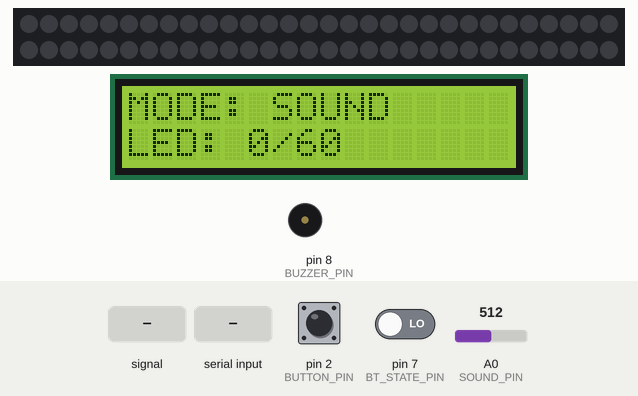
A sketch run on a simulated Arduino Uno, built with avr-gcc and run on an emulated ATmega328P. Shown: 60 RGB LEDs in strip order, left to right, continuing on the next row, 16×2 character LCD, buzzer (waves = sounding, pin HIGH). The inputs (shaded band) are chosen by the test bench; at power-on: A0 (SOUND_PIN) = 512, pin 2 (BUTTON_PIN) HIGH, pin 7 (BT_STATE_PIN) LOW. Dim RGB values are drawn brighter than linear.

Above: at 2.2 s.
2.3 s: A0 (SOUND_PIN) fed a 2 Hz sine of ±306 counts around its level
At 3.24 s:
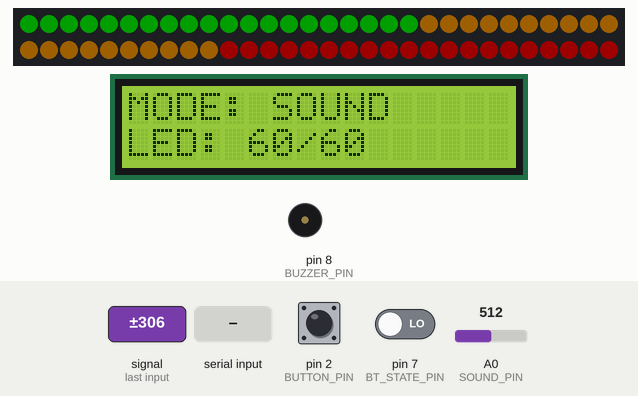
4.5 s: A0 (SOUND_PIN) set to 716
At 5.3 s:
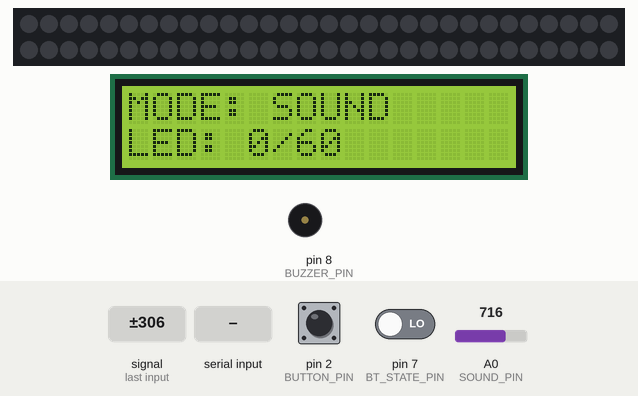
6.3 s: "A\n" received over the second serial link
At 6.54 s:
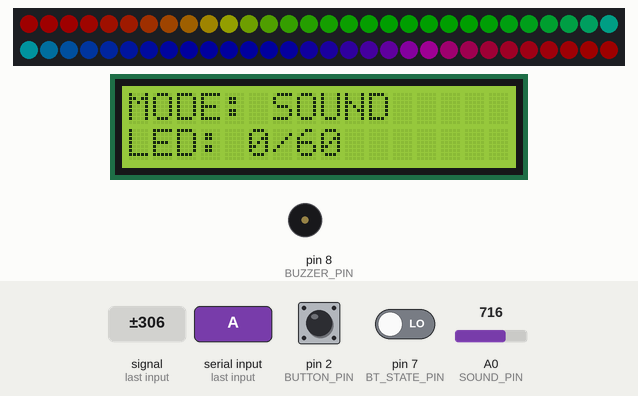
8.1 s: pin 2 (BUTTON_PIN) pulled LOW for 1 s
At 8.32 s:
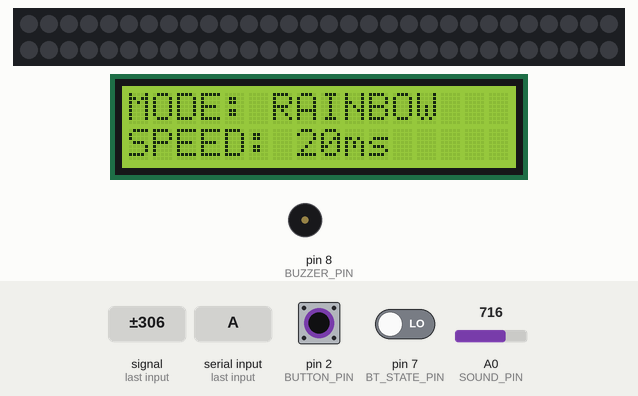
10.6 s: pin 2 (BUTTON_PIN) pulled LOW for 0.15 s
At 11.6 s:
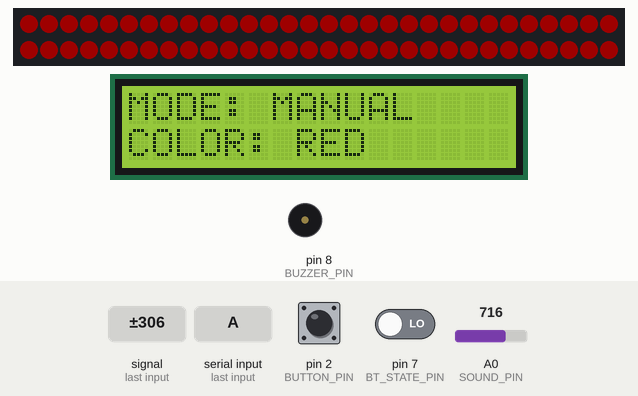
12.4 s: "K\n" received over the second serial link
At 13.3 s:
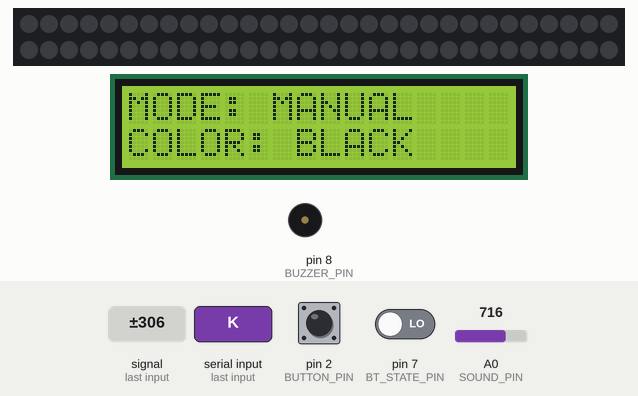
Timing chart, 0 to 14.9 s (numbered marks = the images above; inputs shaded):
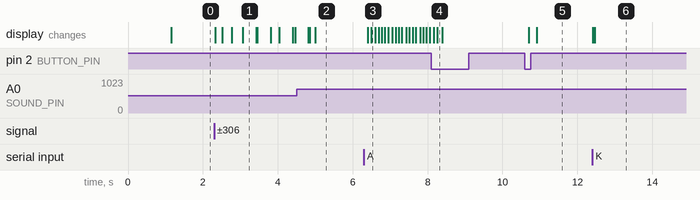

The sketch:

BCRGBLS.ino
```cpp
#include <Adafruit_NeoPixel.h>
#include <SoftwareSerial.h>
#include <Wire.h>
#include <LiquidCrystal_I2C.h>
#include <string.h>
#include <ctype.h>

// CÁC CHÂN ĐANG CẮM TRÊN ARDUINO
#define LED_PIN 11
#define SOUND_PIN A0
#define POT_PIN A1
#define BUTTON_PIN 2
#define BUZZER_PIN 8
#define BT_STATE_PIN 7
#define LED_COUNT 60

Adafruit_NeoPixel strip(LED_COUNT, LED_PIN, NEO_GRB + NEO_KHZ800);
SoftwareSerial bluetooth(10, 9); // D10 nhận từ HC-05 TXD, D9 gửi qua mạch chia áp đến RXD
LiquidCrystal_I2C lcd(0x27, 16, 2);

// 0 = nhảy theo nhạc; 1 = chọn màu; 2 = cầu vồng
int mode = 0;
bool ledOn = true;
bool potOn = false; // Ban đầu chỉ điều khiển màu bằng điện thoại

int soundPower = 5;
int noiseLimit = 6;
int soundLevel = 0;
int ledCount = 0;
uint32_t myColor;
const char* colorName = "RED"; //màu mặc định là đỏ

unsigned long rainbowSpeed = 20; // Số càng nhỏ thì màu chạy càng nhanh
uint16_t rainbowColor = 0;
unsigned long lastRainbow = 0;
unsigned long lastPotTime = 0;
unsigned long lastLcdTime = 0;
unsigned long lastLedTime = 0;
int lastPot = -1;

// Nhớ trạng thái nút để mỗi lần nhấn chỉ đổi một chế độ
bool lastButton = HIGH;
bool buttonState = HIGH;
unsigned long lastButtonTime = 0;

// Nhớ trạng thái kết nối Bluetooth
bool lastBtRead = LOW;
bool btConnected = false;
unsigned long lastBtTime = 0;

// Nhớ các chữ do điện thoại gửi (ví dụ: PU, BL, WW)
char command[16];
byte commandSize = 0;
unsigned long lastCharTime = 0;

// Hai tiếng bíp khi điện thoại kết nối
byte beepStep = 0;
unsigned long lastBeepTime = 0;

// LẤY TÊN CHẾ ĐỘ
const char* getMode() {
  if (mode == 0) return "SOUND";
  if (mode == 1) return "MANUAL";
  return "RAINBOW";
}

// GỬI CHẾ ĐỘ HIỆN TẠI VỀ ĐIỆN THOẠI
void sendMode() {
  bluetooth.print("MODE:");
  bluetooth.println(getMode());
}

// CHUYỂN CHẾ ĐỘ
void setMode(int newMode) {
  mode = newMode;
  potOn = false; // Chuyen che do se ngung dieu khien bang chiet ap
  ledOn = true;
  soundLevel = 0;
  ledCount = 0;
  strip.clear();
  strip.show();
  sendMode();
}

// ĐỔI MÀU BẰNG ĐIỆN THOẠI
void setColor(int red, int green, int blue, const char* name) {
  potOn = false; // Không để chiết áp tự đổi màu đã chọn trên điện thoại
  setMode(1);
  myColor = strip.Color(red, green, blue);
  colorName = name;
  bluetooth.print("COLOR:");
  bluetooth.println(colorName);
}

// XỬ LÝ LỆNH ĐIỆN THOẠI GỬI XUỐNG
void doCommand(const char* text) {
  switch (strlen(text)) {
    case 1: // LỆNH MỘT CHỮ
      switch (text[0]) {
        case 'S': setMode(0); break;
        case 'M': setMode(1); break;
        case 'A': setMode(2); break;
        case 'R': setColor(255, 0, 0, "RED"); break;
        case 'G': setColor(0, 255, 0, "GREEN"); break;
        case 'B': setColor(0, 0, 255, "BLUE"); break;
        case 'Y': setColor(255, 255, 0, "YELLOW"); break;
        case 'W': setColor(255, 255, 255, "WHITE"); break;
        case 'K': setColor(0, 0, 0, "BLACK"); break;
        case 'O':
          ledOn = false;
          bluetooth.println("LED:OFF");
          break;
        case 'N':
          ledOn = true;
          bluetooth.println("LED:ON");
          break;
        case 'P':
          setMode(1);
          potOn = true;  // Bật chiết áp để chọn màu bằng P trên điện thoại
          lastPot = -1;
          bluetooth.println("POT:ON");
          break;
        case 'Q':
          potOn = false;
          bluetooth.println("POT:OFF");
          break;
        case '+':
          if (rainbowSpeed > 5) rainbowSpeed -= 5;
          bluetooth.print("RAINBOW_SPEED:");
          bluetooth.println(rainbowSpeed);
          break;
        case '-':
          if (rainbowSpeed < 100) rainbowSpeed += 5;
          bluetooth.print("RAINBOW_SPEED:");
          bluetooth.println(rainbowSpeed);
          break;
        case '?':
          sendMode();
          bluetooth.print("COLOR:"); bluetooth.println(colorName);
          bluetooth.print("POT:"); bluetooth.println(potOn ? "ON" : "OFF");
          bluetooth.print("LED:"); bluetooth.println(ledOn ? "ON" : "OFF");
          break;
        default:
          bluetooth.println("UNKNOWN COMMAND");
          break;
      }
      break;

    case 2: // LỆNH HAI CHỮ
      switch (text[0]) {
        case 'P':
          switch (text[1]) {
            case 'U': setColor(128, 0, 255, "PURPLE"); break;
            case 'K': setColor(255, 105, 180, "PINK"); break;
            default: bluetooth.println("UNKNOWN COMMAND"); break;
          }
          break;
        case 'O':
          switch (text[1]) {
            case 'R': setColor(255, 128, 0, "ORANGE"); break;
            default: bluetooth.println("UNKNOWN COMMAND"); break;
          }
          break;
        case 'C':
          switch (text[1]) {
            case 'Y': setColor(0, 255, 255, "CYAN"); break;
            default: bluetooth.println("UNKNOWN COMMAND"); break;
          }
          break;
        case 'M':
          switch (text[1]) {
            case 'G': setColor(255, 0, 255, "MAGENTA"); break;
            default: bluetooth.println("UNKNOWN COMMAND"); break;
          }
          break;
        case 'W':
          switch (text[1]) {
            case 'W': setColor(255, 180, 90, "WARM"); break;
            default: bluetooth.println("UNKNOWN COMMAND"); break;
          }
          break;
        case 'B':
          switch (text[1]) {
            case 'L': setColor(0, 0, 0, "BLACK"); break;
            default: bluetooth.println("UNKNOWN COMMAND"); break;
          }
          break;
        default:
          bluetooth.println("UNKNOWN COMMAND");
          break;
      }
      break;

    default:
      bluetooth.println("UNKNOWN COMMAND");
      break;
  }
}

// NHẬN LỆNH BLUETOOTH, CẢ LỆNH HAI CHỮ
void readBluetooth() {
  while (bluetooth.available()) {
    char letter = bluetooth.read();
    if (letter == '\n' || letter == '\r') {
      if (commandSize > 0) {
        command[commandSize] = '\0';
        doCommand(command);
        commandSize = 0;
      }
    }
    else if (commandSize < sizeof(command) - 1) {
      command[commandSize++] = toupper((unsigned char)letter);
      lastCharTime = millis();
    }
    else commandSize = 0;
  }

  // nếu quá 150ms mà không có ký tự mới thì coi như lệnh đã xong
  if (commandSize > 0 && millis() - lastCharTime >= 150) {
    command[commandSize] = '\0';
    doCommand(command);
    commandSize = 0;
  }
}

// NHẤN NÚT D2 ĐỂ CHUYỂN BA CHẾ ĐỘ
void readButton() {
  bool button = digitalRead(BUTTON_PIN);

  if (button != lastButton) lastButtonTime = millis(); // Lưu thời điểm thay đổi trạng thái nút

  if (millis() - lastButtonTime > 50 && button != buttonState) {
    buttonState = button;
    if (buttonState == LOW) setMode((mode + 1) % 3);
  }
  lastButton = button;
}

// PHÁT HAI TIẾNG BÍP
void startBeep() {
  tone(BUZZER_PIN, 1500);
  beepStep = 1;
  lastBeepTime = millis();
}

void playBeep() {
  unsigned long now = millis();
  if (beepStep == 1 && now - lastBeepTime >= 100) {
    noTone(BUZZER_PIN);
    beepStep = 2;
    lastBeepTime = now;
  }
  else if (beepStep == 2 && now - lastBeepTime >= 80) {
    tone(BUZZER_PIN, 2000);
    beepStep = 3;
    lastBeepTime = now;
  }
  else if (beepStep == 3 && now - lastBeepTime >= 150) {
    noTone(BUZZER_PIN);
    beepStep = 0;
  }
}

// KIỂM TRA ĐIỆN THOẠI VỪA KẾT NỐI BLUETOOTH
void checkBluetooth() {
  // Cần nối chân STATE của HC-05 vào D7 (HIGH khi đã kết nối)
  bool connected = digitalRead(BT_STATE_PIN) == HIGH;
  if (connected != lastBtRead) {
    lastBtRead = connected;
    lastBtTime = millis();
  }
  if (millis() - lastBtTime < 150) return;
  if (connected != btConnected) {
    btConnected = connected;
    if (btConnected) startBeep();
  }
}

// ĐỌC CHIẾT ÁP A1 ĐỂ CHỌN MÀU
void readPot() {
  if (!potOn || !ledOn || mode != 1) return;
  if (millis() - lastPotTime < 50) return;
  lastPotTime = millis();

  long sum = 0;
  for (int i = 0; i < 8; i++) sum += analogRead(POT_PIN);
  int value = sum / 8;
  if (lastPot >= 0 && abs(value - lastPot) < 15) return;
  lastPot = value;

  uint16_t hue = map(value, 0, 1023, 0, 65535);
  myColor = strip.gamma32(strip.ColorHSV(hue));
  colorName = "CUSTOM";

}

// ĐỌC ÂM THANH VÀ TÍNH SỐ LED CẦN SÁNG
void readSound() {
  int minValue = 1023;
  int maxValue = 0;
  unsigned long start = millis();

  while (millis() - start < 20) {
    int value = analogRead(SOUND_PIN);
    if (value < minValue) minValue = value;
    if (value > maxValue) maxValue = value;
  }

  int sound = max(0, maxValue - minValue - noiseLimit);
  int newLevel = constrain((long)sound * soundPower, 0L, 255L);
  soundLevel = (soundLevel * 2 + newLevel) / 3;
  ledCount = constrain(map(soundLevel, 0, 180, 0, LED_COUNT), 0, LED_COUNT);
}

// HIỂN THỊ LED THEO CHẾ ĐỘ HIỆN TẠI
void showLed() {
  if (!ledOn) {
    strip.clear();
    strip.show();
  }
  else if (mode == 0) {
    readSound();
    strip.clear();
    for (int i = 0; i < ledCount; i++) {
      if (i < LED_COUNT / 3) strip.setPixelColor(i, strip.Color(0, 255, 0));
      else if (i < LED_COUNT * 2 / 3) strip.setPixelColor(i, strip.Color(255, 150, 0));
      else strip.setPixelColor(i, strip.Color(255, 0, 0));
    }
    strip.show();
  }
  else if (mode == 1) {
    strip.fill(myColor);
    strip.show();
  }
  else if (millis() - lastRainbow >= rainbowSpeed) {
    lastRainbow = millis();
    for (int i = 0; i < LED_COUNT; i++) {
      uint16_t color = rainbowColor + (uint32_t)i * 65536UL / LED_COUNT;
      strip.setPixelColor(i, strip.gamma32(strip.ColorHSV(color)));
    }
    strip.show();
    rainbowColor += 320;
  }
}

// IN MỘT DÒNG LÊN MÀN HÌNH LCD
void printLine(byte row, const char* message) {
  lcd.setCursor(0, row);
  lcd.print(message);
  for (byte i = strlen(message); i < 16; i++) lcd.print(' ');
}

// HIỂN THỊ CHẾ ĐỘ, MÀU HOẶC SỐ LED ĐANG SÁNG
void showLcd() {
  if (millis() - lastLcdTime < 300) return;
  lastLcdTime = millis();

  char line1[17];
  char line2[17];
  if (!ledOn) {
    strcpy(line1, "LED: OFF");
    snprintf(line2, sizeof(line2), "MODE: %s", getMode());
  }
  else if (mode == 0) {
    strcpy(line1, "MODE: SOUND");
    snprintf(line2, sizeof(line2), "LED: %d/%d", ledCount, LED_COUNT);
  }
  else if (mode == 1) {
    strcpy(line1, "MODE: MANUAL");
    snprintf(line2, sizeof(line2), "COLOR: %s", colorName);
  }
  else {
    strcpy(line1, "MODE: RAINBOW");
    snprintf(line2, sizeof(line2), "SPEED: %lums", rainbowSpeed);
  }
  printLine(0, line1);
  printLine(1, line2);
}

// CHẠY MỘT LẦN KHI ARDUINO ĐƯỢC BẬT
void setup() {
  Serial.begin(9600);
  bluetooth.begin(9600);
  pinMode(BUTTON_PIN, INPUT_PULLUP);
  pinMode(BT_STATE_PIN, INPUT);
  pinMode(BUZZER_PIN, OUTPUT);
  pinMode(SOUND_PIN, INPUT);
  pinMode(POT_PIN, INPUT);

  strip.begin();
  strip.setBrightness(30);
  strip.clear();
  strip.show();
  myColor = strip.Color(255, 0, 0);

  lcd.init();
  lcd.backlight();
  lcd.setCursor(0, 0);
  lcd.print("Group 2 Xin Chao!");
  lcd.setCursor(0, 1);
  lcd.print("Starting...");
  delay(1000);
  lcd.clear();
}

// LẶP LẠI LIÊN TỤC
void loop() {
  checkBluetooth();
  readButton();
  readBluetooth();
  readPot();

  if (mode != 0 || millis() - lastLedTime >= 30) {
    lastLedTime = millis();
    showLed();
  }

  showLcd();
  playBeep();
  delay(5);
}
```

Measured:
- after the input at 4.5 s, the display: first changes after 0.32 s (image 2 shows a later state)
